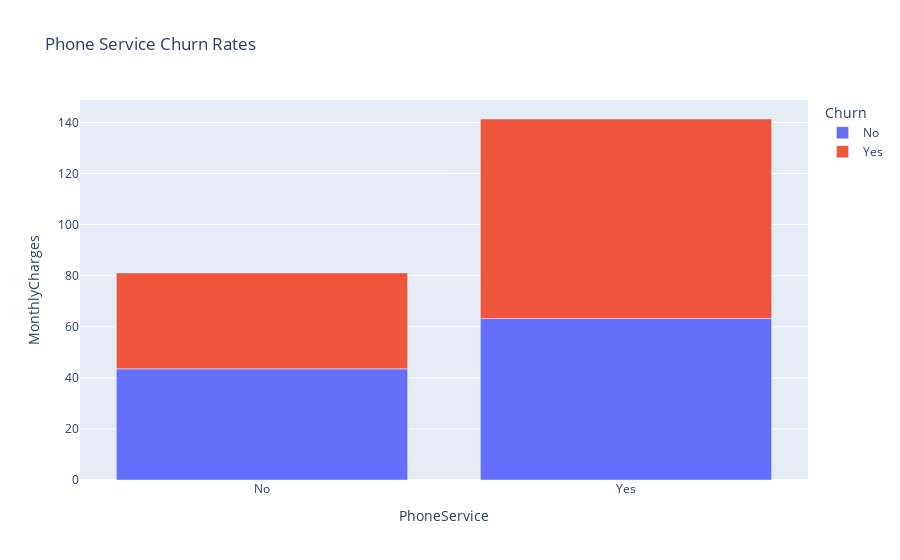

Notebook cell for this chart:
### Code cell
fig = px.bar(phone_service, x="PhoneService", y="MonthlyCharges", color="Churn",
                 title="Phone Service Churn Rates")

# show plot 
fig.show()

### Figure 1 — Plotly figure (JSON) as saved in the notebook; plotly's stock layout.template omitted (floating-point values rounded to 4 significant figures)
{"data": [{"alignmentgroup": "True", "hovertemplate": "Churn=No<br>PhoneService=%{x}<br>MonthlyCharges=%{y}<extra></extra>", "legendgroup": "No", "marker": {"color": "#636efa", "pattern": {"shape": ""}}, "name": "No", "offsetgroup": "No", "orientation": "v", "showlegend": true, "textposition": "auto", "type": "bar", "x": ["No", "Yes"], "xaxis": "x", "y": [43.52, 63.21], "yaxis": "y"}, {"alignmentgroup": "True", "hovertemplate": "Churn=Yes<br>PhoneService=%{x}<br>MonthlyCharges=%{y}<extra></extra>", "legendgroup": "Yes", "marker": {"color": "#EF553B", "pattern": {"shape": ""}}, "name": "Yes", "offsetgroup": "Yes", "orientation": "v", "showlegend": true, "textposition": "auto", "type": "bar", "x": ["No", "Yes"], "xaxis": "x", "y": [37.53, 78.13], "yaxis": "y"}], "layout": {"barmode": "relative", "legend": {"title": {"text": "Churn"}, "tracegroupgap": 0}, "title": {"text": "Phone Service Churn Rates"}, "xaxis": {"anchor": "y", "domain": [0, 1], "title": {"text": "PhoneService"}}, "yaxis": {"anchor": "x", "domain": [0, 1], "title": {"text": "MonthlyCharges"}}}}
